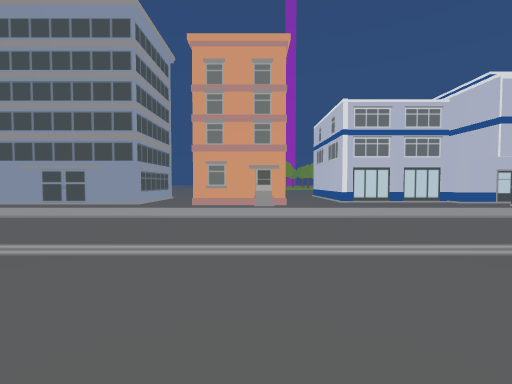
View 1 (above)

24 first-person views from a walk through a scene from a Unity 3-D project. The camera is 1.3 m above the floor, tilts 2° down and sees 90° across. The floor is counted in squares, 2 m on a side. Each view is taken from the middle of a square. On the plan, view 1 faces up. The plan holds only what a view shows up to about 9 squares ahead; the rest is blank. The place goes on beyond the plan.

View 2
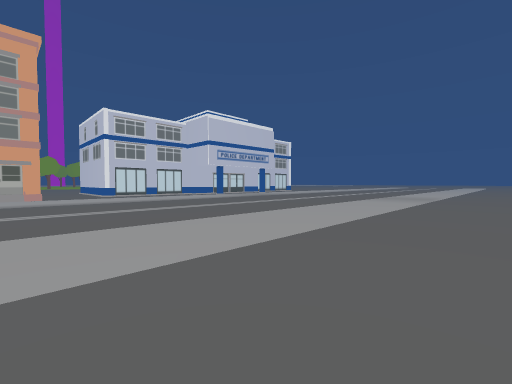

View 3
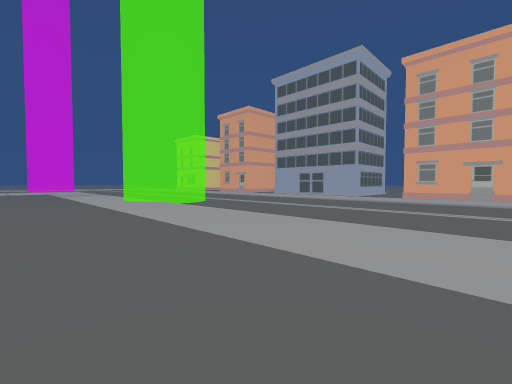

View 4
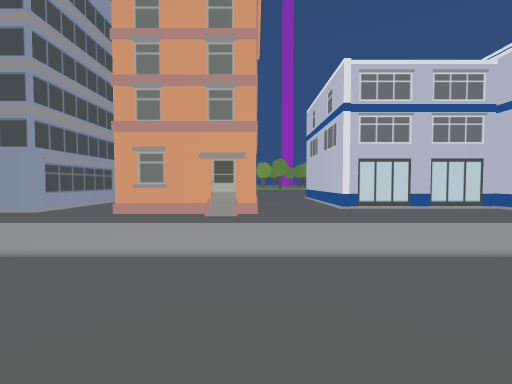

View 5
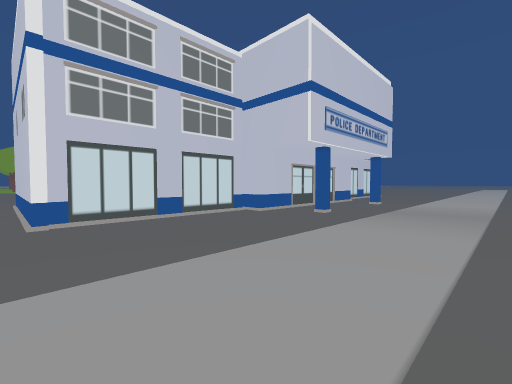

View 6
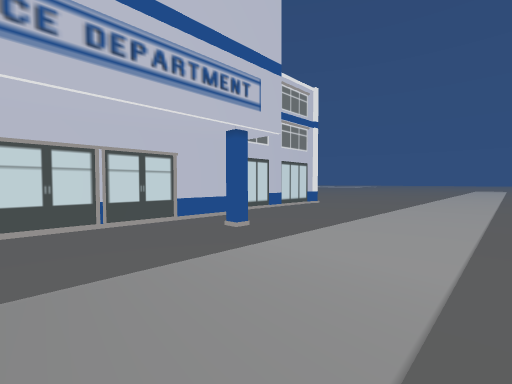

View 7
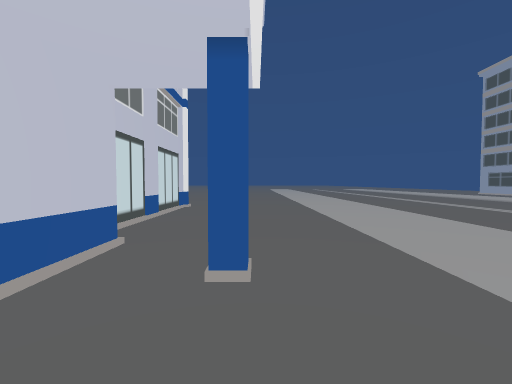

View 8
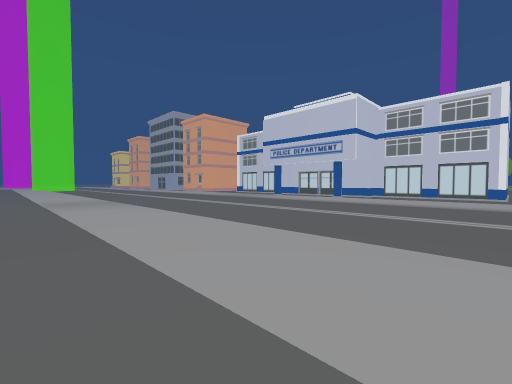

View 9
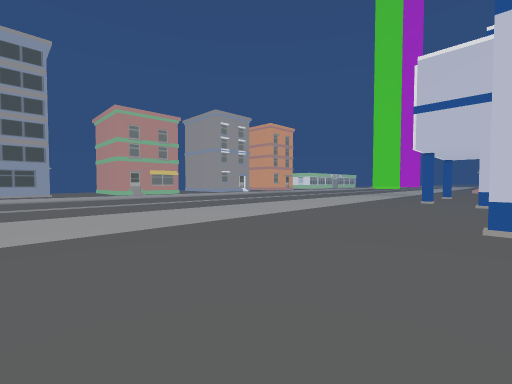

View 10
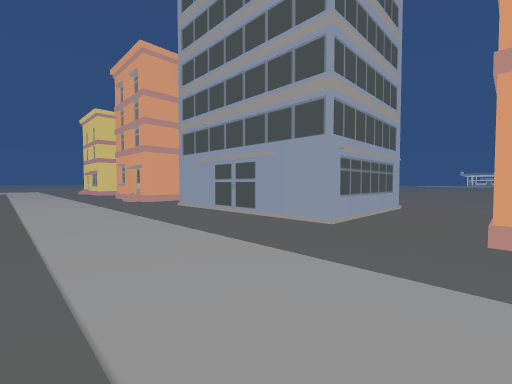

View 11
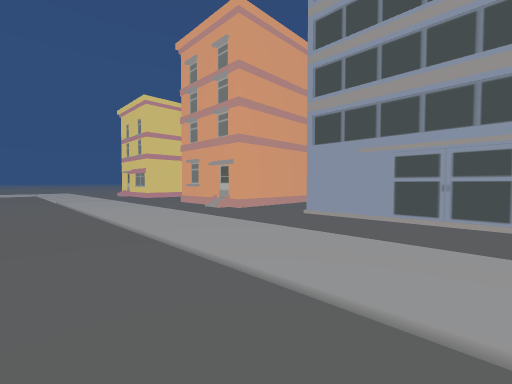

View 12
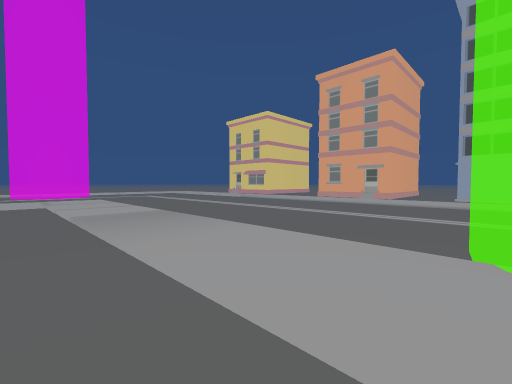

View 13
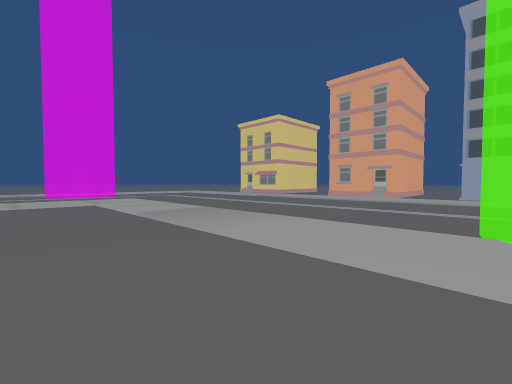

View 14
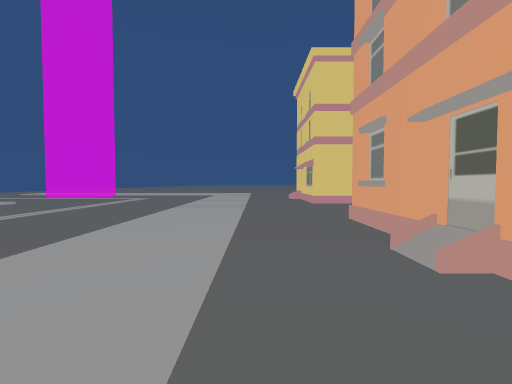

View 15
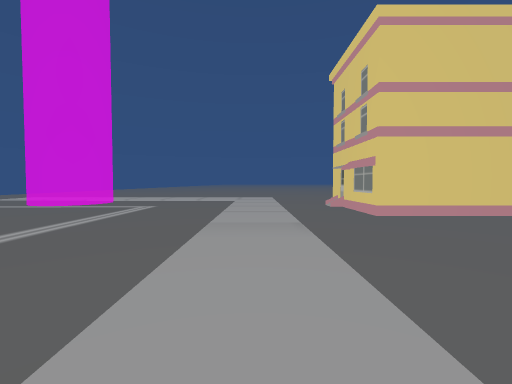

View 16
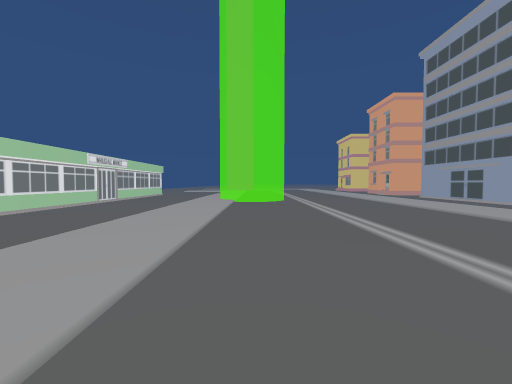

View 17
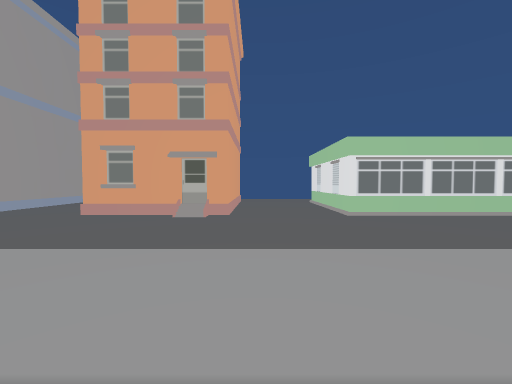

View 18
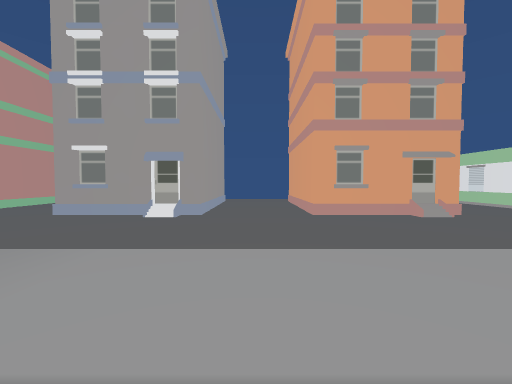

View 19
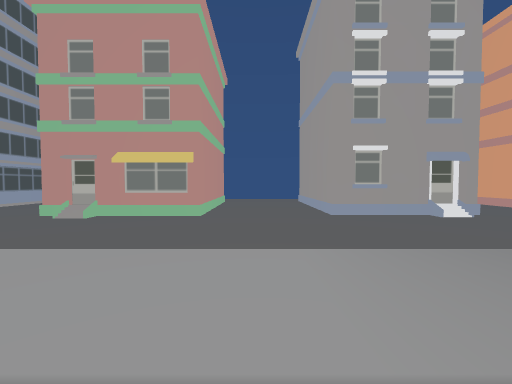

View 20
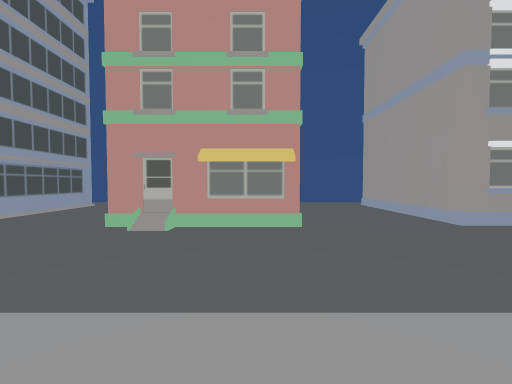

View 21
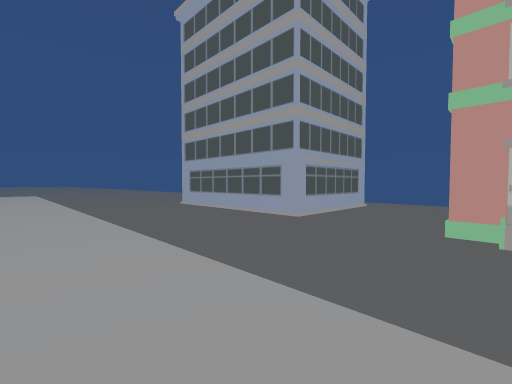

View 22
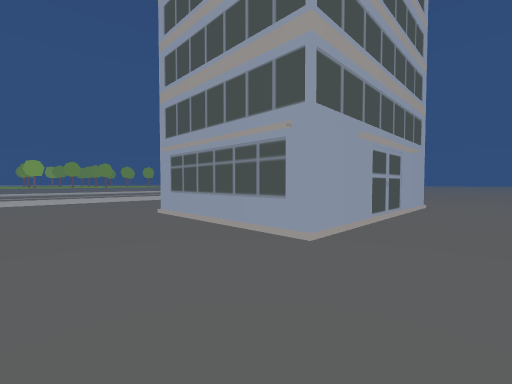

View 23
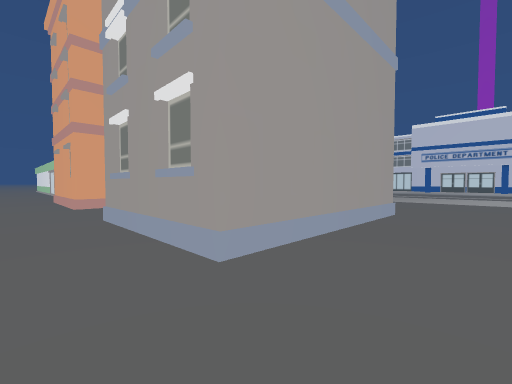

View 24
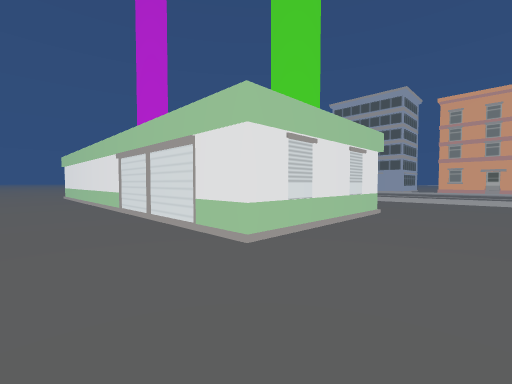

### Floor plan
Key: @ floor where view 1 was taken; # wall or solid block; . main floor; : floor 0.25 m higher than the main floor; / step, stairs or slope; O other object.
Columns run from 19 left of view 1 to 21 right of it. Each row starts with its distance up from view 1.
 15                ...
 14                ...    .
 13                ..     .
 12  #             #.    ..
 11  #.       O    O.    ..
 10  #..    ..O    O.    ..##############....
  9 ##...O##..######.#O##....................
  8 ...........................O...O.........
  7 .........................................
  6 :::::::::::::::::::::::::::::::::::::::::
  5 .........................................
  4 .........................     ...........
  3 ............ .............   ............
  2 ............ .............. .............
  1 ...........   ...........................
  0 ../::::::::   :::::@:::::::::::::::::::::
 -1 ../::::::::::::::::::::::::::::::::::::::
 -2 ../:.....................................
 -3   /:.....................................
 -4              .O.OO.......................
 -5              ######..##O..####..####...#O
 -6                   #..#  ..#  #..#   ...#
 -7                   #..#  ..#  #..#   ...#
 -8          ##########..#  ..# ##..#   ...##
 -9          ............###...O#O..    .....
-10          .......................    .....

Where each view was taken, in squares from view 1:
view 1: 0 up, 0 right, facing up
view 2: 3 down, 0 right, facing up-right
view 3: 3 down, 1 right, facing up-left
view 4: 3 up, 1 right, facing up
view 5: 5 up, 3 right, facing up-right
view 6: 5 up, 9 right, facing up-right
view 7: 8 up, 10 right, facing right
view 8: 2 down, 17 right, facing up-left
view 9: 10 up, 21 right, facing down-left
view 10: 5 up, 2 left, facing up-left
view 11: 4 up, 6 left, facing up-left
view 12: 2 down, 8 left, facing up-left
view 13: 3 down, 8 left, facing up-left
view 14: 7 up, 10 left, facing left
view 15: 6 up, 12 left, facing left
view 16: 1 up, 3 right, facing left
view 17: 1 up, 1 right, facing down
view 18: 1 up, 6 right, facing down
view 19: 1 up, 12 right, facing down
view 20: 0 up, 14 right, facing down
view 21: 0 up, 16 right, facing down-right
view 22: 10 down, 17 right, facing up-right
view 23: 10 down, 12 right, facing up-left
view 24: 10 down, 1 right, facing up-left
